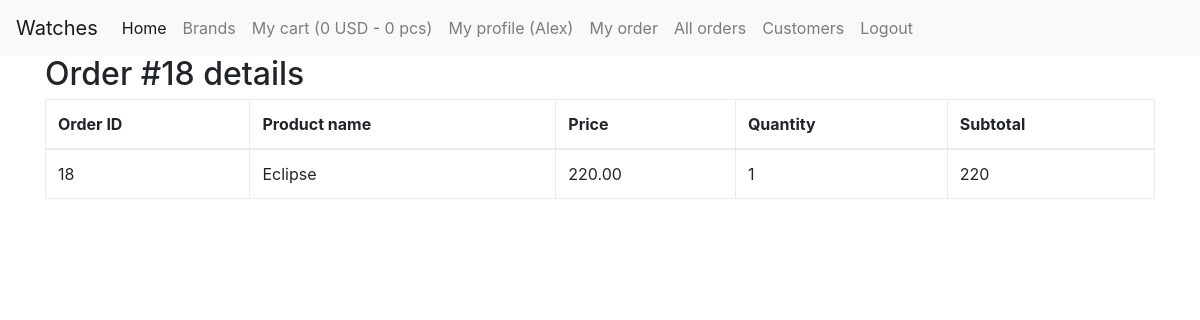
The page /order_items.php?orderId=18 (signed in) on the database its author committed.
### tables this page shows
CREATE TABLE `order_items` (
  `id` int(11) NOT NULL,
  `order_id` int(11) NOT NULL,
  `product_name` varchar(255) NOT NULL,
  `price` decimal(10,2) NOT NULL,
  `q` int(11) NOT NULL
);

### classes/OrderItem.class.php (called while the page is built, shortened)
<?php
class OrderItem extends Database
{
    protected $orderId;
    public function setOrderId($_orderId)
    {
        $this->orderId = $_orderId;
    }
    public function getAll()
    {
        $sql = "SELECT * FROM order_items
                WHERE order_id = $this->orderId";
        $stmt = $this->conn->prepare($sql);
        $stmt -> execute();
        $orderItems = $stmt->fetchAll();
        return $orderItems;
    }
}

### classes/Database.class.php (called while the page is built, shortened)
<?php
class Database
{
    protected $dbserver = "localhost";
    protected $dbusername = "root";
    protected $dbpassword = "";
    protected $dbname = "curs";
    public function connect()
    {
        try {
            $this->conn = new PDO(
                                "mysql:host=" . $this->dbserver . ";
                                dbname=" . $this->dbname,
                                $this->dbusername,
                                $this->dbpassword);
        } catch (PDOException $e) {
            echo $e->getMessage();
        }
    }
}

### order_items.php (the view)
<?php
include "header.php";
$orderId = $_GET["orderId"];
$orderItem = new OrderItem();
$orderItem->setOrderId($orderId);
$orderItems = $orderItem->getAll();
?>
<h2>Order #<?= $orderId ?> details</h2>
<table class="table table-hover table-bordered">
    <thead>
    <tr>
        <th>Order ID</th>
        <th>Product name</th>
        <th>Price</th>
        <th>Quantity</th>
        <th>Subtotal</th>
    </tr>
    </thead>
    <tbody>
    <?php foreach ($orderItems as $item) : ?>
        <tr>
            <td> <?= $item["order_id"] ?> </td>
            <td> <?= $item["product_name"] ?> </td>
            <td> <?= $item["price"] ?> </td>
            <td> <?= $item["q"] ?> </td>
            <td> <?= $item["price"] * $item["q"] ?> </td>
        </tr>
    <?php endforeach ?>
    </tbody>
</table>
<?php include "footer.php" ?>

### rows shown on the page
order_items: order "18", product_name "Eclipse", price "220.00", q "1", $item["price"] * $item["q"] "220"

### other values the page prints
$cart->calculateTotal() "0"
$cart->countProducts() "0"
$user["username"] "Alex"
$orderId "18"
